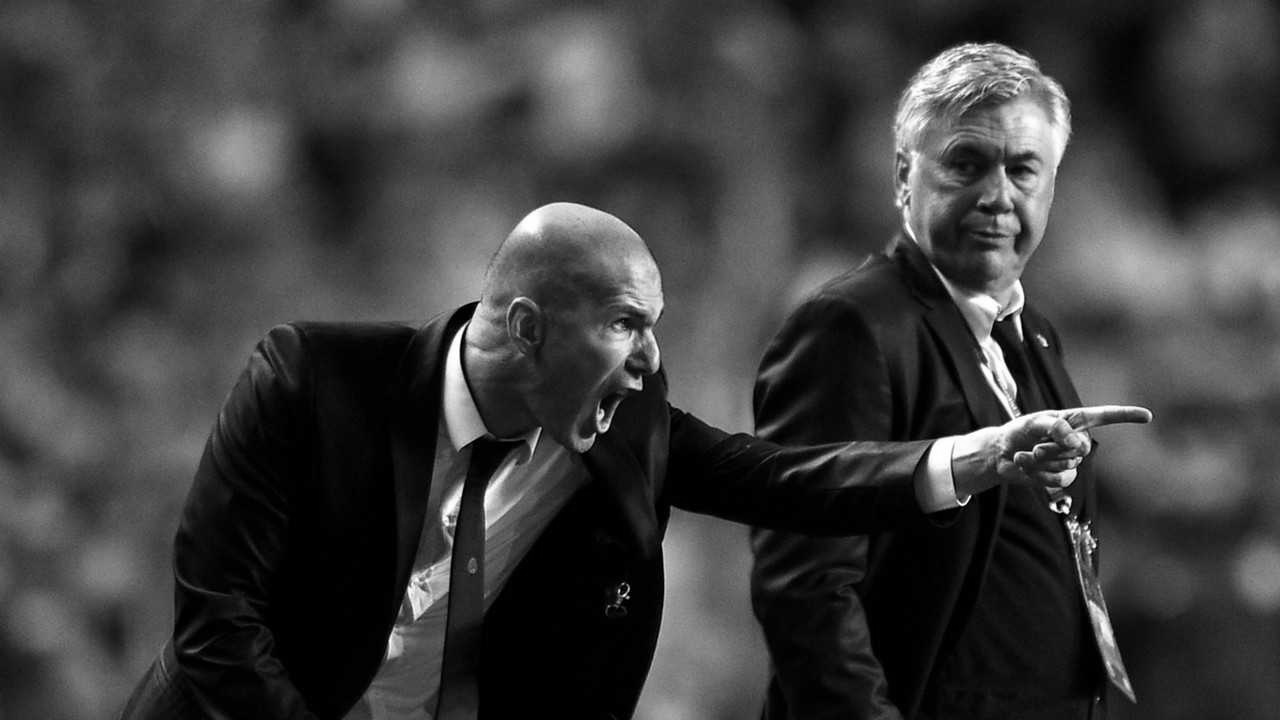
#> input picture Data/zidane_gray.jpg, 1280 x 720 px
$ jupyter execute lab-5.ipynb   (older library calls are emulated)
#> lines starting #> are read from the running program, lines starting #| are printed output that depends on the picture
# LAB-5

### Author

- [Navaneeth Sivakumar (21BAI1302)](https://github.com/Sivakumar-Navaneeth)

### Loading the black and white image

[cell 1]
import cv2
import numpy as np
from matplotlib import pyplot as plt

image = cv2.imread('Data/zidane_gray.jpg' , cv2.IMREAD_GRAYSCALE)  # Read image as grayscale
#> image is the input picture: shape (720, 1280); min 0, max 255, mean 60.8


plt.imshow(image, cmap='gray')
plt.title('Original Image')
plt.axis('off')
plt.show()

### Disply the reults of edge detected image with original image

[cell 2]
from skimage import filters
from skimage import io, color

def display_results(original, image, image_type):
    plt.figure(figsize=(10, 8))
    plt.subplot(2, 2, 1)
    plt.imshow(original, cmap='gray')
    plt.title('Original Image')

    plt.subplot(2, 2, 2)
    plt.imshow(image, cmap='gray')
    plt.title(image_type + ' Edge Detection')

    plt.tight_layout()
    plt.show()

### Sobel Edge Detection

[cell 3]
def sobel_edge_detection(image):
    sobel_x = cv2.Sobel(image, cv2.CV_64F, 1, 0, ksize=3)  # Sobel along X-axis
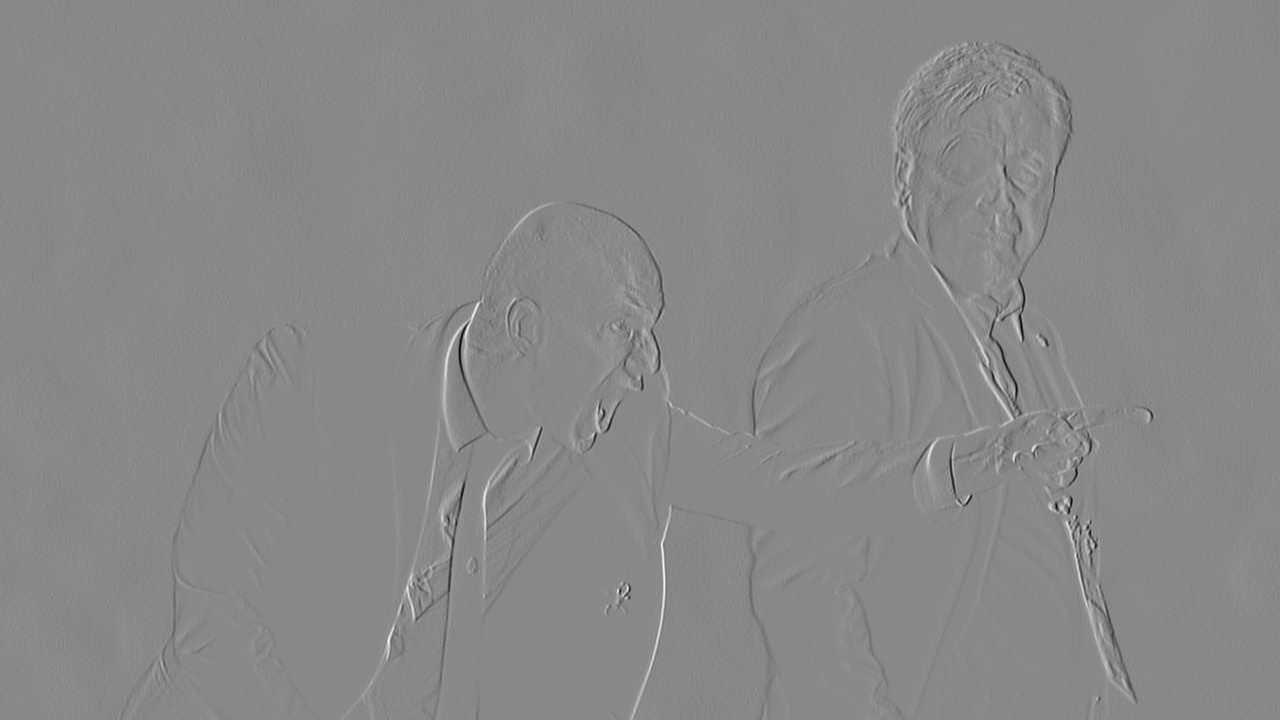
#> sobel_x: shape (720, 1280) float64; min -965, max 835, mean 0; drawn with min black and max white
    sobel_y = cv2.Sobel(image, cv2.CV_64F, 0, 1, ksize=3)  # Sobel along Y-axis
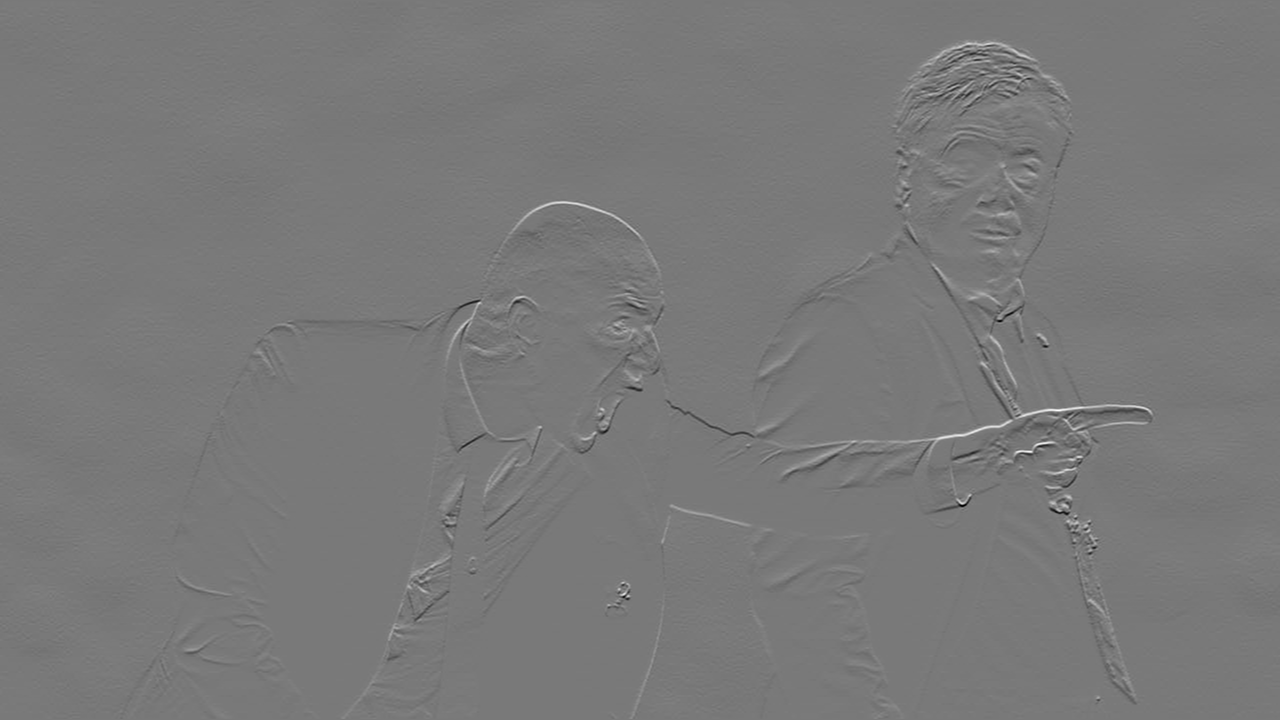
#> sobel_y: shape (720, 1280) float64; min -822, max 903, mean -0.2; drawn with min black and max white
    sobel = cv2.magnitude(sobel_x, sobel_y)  # Magnitude of the gradient
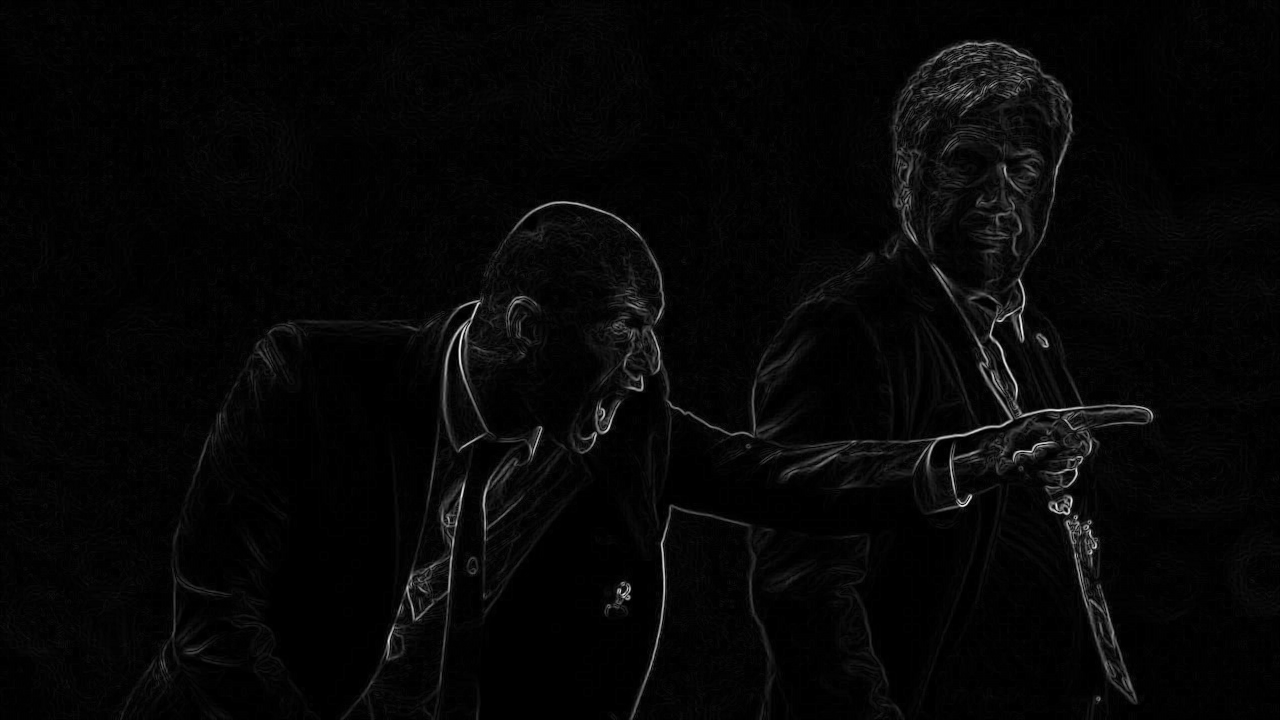
#> sobel: shape (720, 1280) float64; min 0, max 969, mean 25.4; drawn with min black and max white
    return sobel

sobel_edges = sobel_edge_detection(image)

display_results(image, sobel_edges, 'Sobel')
#> in display_results, `plt.show()`:
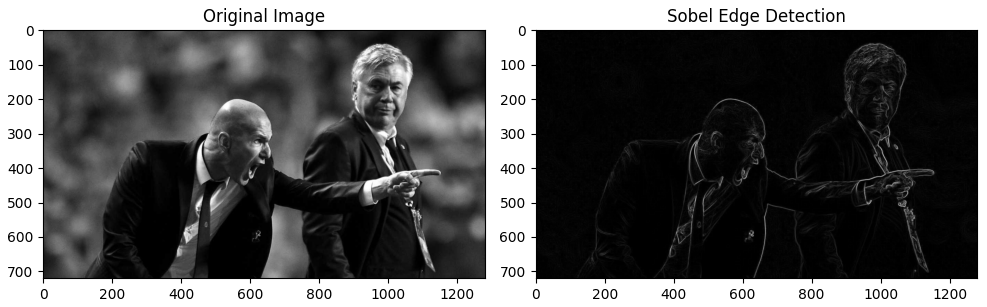
#> figure drawn by matplotlib, 2 panels

### Prewitt Edge Detection

[cell 4]
def prewitt_edge_detection(image):
    prewitt_x = filters.prewitt_h(image)  # Prewitt along X-axis
    prewitt_y = filters.prewitt_v(image)  # Prewitt along Y-axis
    prewitt = np.sqrt(prewitt_x**2 + prewitt_y**2)  # Magnitude of the gradient
    return prewitt

prewitt_edges = prewitt_edge_detection(image)

display_results(image, prewitt_edges, 'Prewitt')

### Roberts Edge Detection

[cell 5]
def roberts_edge_detection(image):
    roberts = filters.roberts(image)  # Roberts edge detection
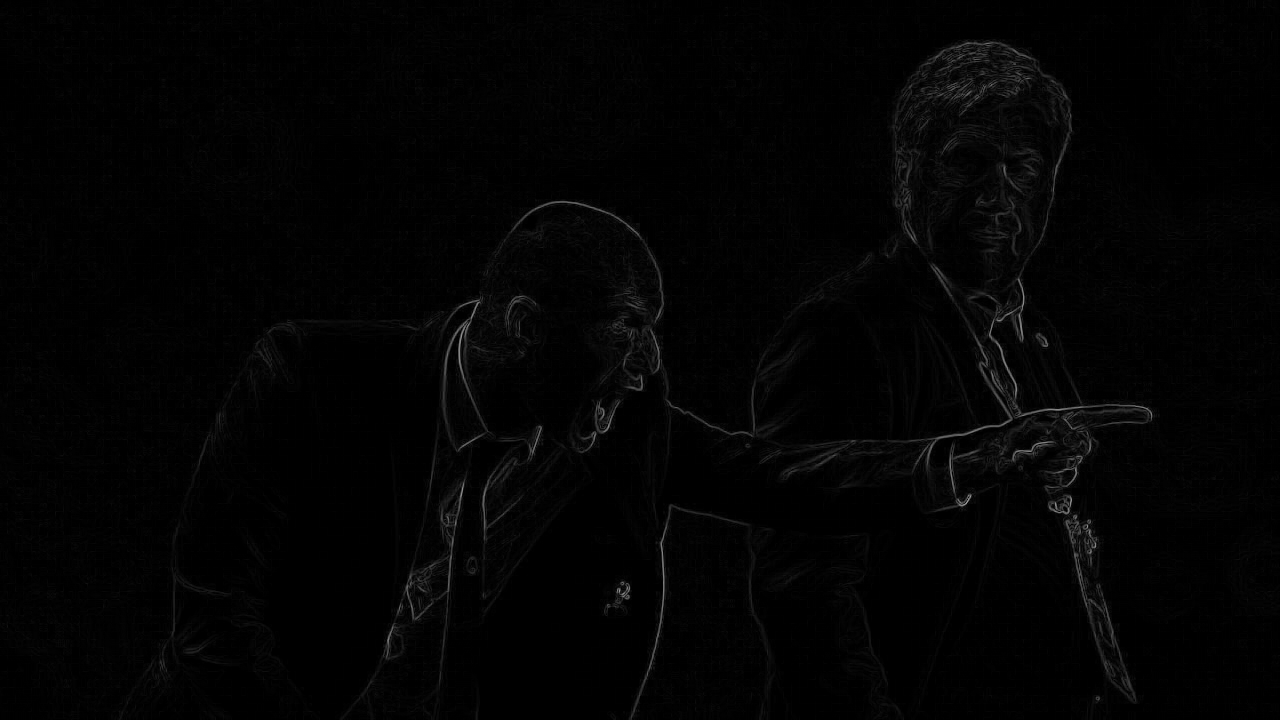
#> roberts: shape (720, 1280) float64; min 0, max 0.629, mean 0.0143
    return roberts

roberts_edges = roberts_edge_detection(image)

display_results(image, roberts_edges, 'Roberts')
